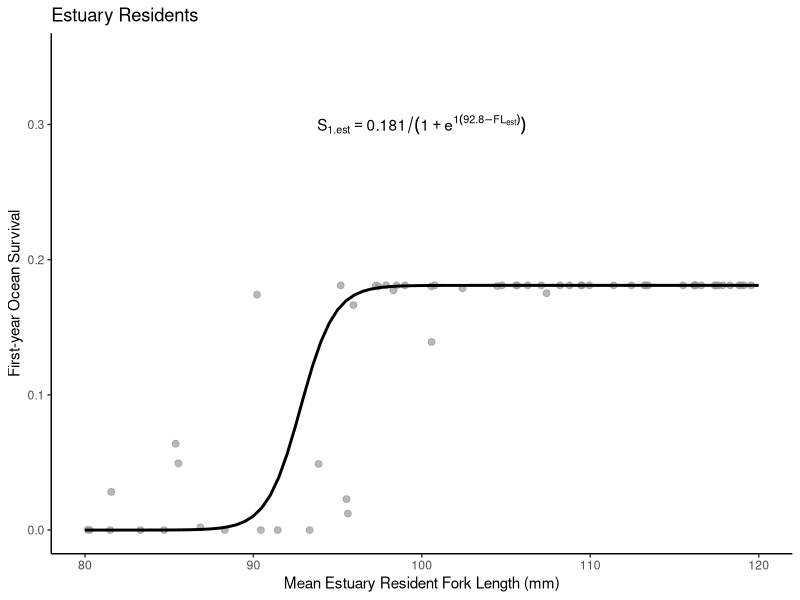
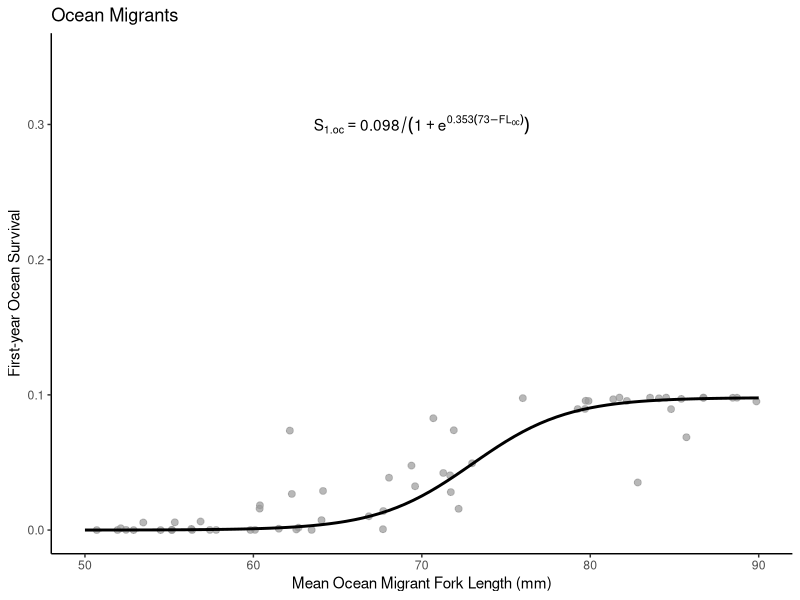

Recreate these plots in R, in order.
# Chen, E. K., Som, N. A., Deibner-Hanson, J. D., Anderson, D. G., & Henderson, M. J. (2023). A life cycle model for evaluating 
# estuary residency and recovery potential in Chinook salmon. Fisheries Research, 257, 106511.

# Code generated with Gemini 3.1 Pro on 6/11/26 using a custom GEM 'SRF Data Extraction' by AH Fullerton

# Load required libraries
library(ggplot2)
library(dplyr)

# 1. Define extracted parameters
# Estuary Residents
A_est <- 0.181
x_est <- 92.8
c_est <- 1.00

# Ocean Migrants
A_oc <- 0.098
x_oc <- 73.0
c_oc <- 0.353

# 2. Define the ranges for Fork Length (FL) for the expectation curves (Lines)
fl_est_seq <- seq(80, 120, by = 0.5)
fl_oc_seq <- seq(50, 90, by = 0.5)

# Calculate expected mean survival (Error = 0)
surv_est_line <- A_est / (1 + exp(c_est * (x_est - fl_est_seq)))
surv_oc_line <- A_oc / (1 + exp(c_oc * (x_oc - fl_oc_seq)))

data_est_line <- data.frame(stressor.x = fl_est_seq, response.y = surv_est_line)
data_oc_line <- data.frame(stressor.x = fl_oc_seq, response.y = surv_oc_line)

# 3. Simulate "observed" data points incorporating the error term (epsilon)
set.seed(42) # For reproducibility
n_pts <- 60  # Number of simulated cohorts/observations

# Estuary Residents simulated points
fl_est_pts <- runif(n_pts, 80, 120)
eps_est <- rnorm(n_pts, mean = 0, sd = 8) # Simulated process error for epsilon
surv_est_pts <- A_est / (1 + exp(c_est * (x_est - fl_est_pts + eps_est)))

data_est_pts <- data.frame(
  curve.id = "Estuary_Residents", stressor.label = "Mean_Fork_Length",
  stressor.x = fl_est_pts, units.x = "mm", response.label = "First_Year_Ocean_Survival",
  response.y = surv_est_pts, units.y = "proportion", plot.type = "scatter"
)

# Ocean Migrants simulated points
fl_oc_pts <- runif(n_pts, 50, 90)
eps_oc <- rnorm(n_pts, mean = 0, sd = 8) # Simulated process error for epsilon
surv_oc_pts <- A_oc / (1 + exp(c_oc * (x_oc - fl_oc_pts + eps_oc)))

data_oc_pts <- data.frame(
  curve.id = "Ocean_Migrants", stressor.label = "Mean_Fork_Length",
  stressor.x = fl_oc_pts, units.x = "mm", response.label = "First_Year_Ocean_Survival",
  response.y = surv_oc_pts, units.y = "proportion", plot.type = "scatter"
)

# Combine datasets for extracted output
extracted_fig4_data <- rbind(data_est_pts, data_oc_pts)
# write.csv(extracted_fig4_data, "Figure_4_Simulated_Points_Data.csv", row.names = FALSE)

# 4. Plotting Figure 4 Recreations (Points + Line)
# Recreate Figure 4 (Left) - Estuary Residents
plot_est <- ggplot() +
  geom_point(data = data_est_pts, aes(x = stressor.x, y = response.y), 
             color = "gray60", size = 2, alpha = 0.7) + # Simulated data points in gray
  geom_line(data = data_est_line, aes(x = stressor.x, y = response.y), 
            size = 1, color = "black") +                # Mean expectation line
  theme_classic() +
  scale_y_continuous(limits = c(0, 0.35), breaks = seq(0, 0.3, by = 0.1)) +
  labs(title = "Estuary Residents",
       x = "Mean Estuary Resident Fork Length (mm)",
       y = "First-year Ocean Survival") +
  annotate("text", x = 100, y = 0.30, 
           label = "S['1.est'] == 0.181 / (1 + e^{1.00*(92.8 - FL[est])})", parse = TRUE)

# Recreate Figure 4 (Right) - Ocean Migrants
plot_oc <- ggplot() +
  geom_point(data = data_oc_pts, aes(x = stressor.x, y = response.y), 
             color = "gray60", size = 2, alpha = 0.7) + # Simulated data points in gray
  geom_line(data = data_oc_line, aes(x = stressor.x, y = response.y), 
            size = 1, color = "black") +                # Mean expectation line
  theme_classic() +
  scale_y_continuous(limits = c(0, 0.35), breaks = seq(0, 0.3, by = 0.1)) +
  labs(title = "Ocean Migrants",
       x = "Mean Ocean Migrant Fork Length (mm)",
       y = "First-year Ocean Survival") +
  annotate("text", x = 70, y = 0.30, 
           label = "S['1.oc'] == 0.098 / (1 + e^{0.353*(73.0 - FL[oc])})", parse = TRUE)

# Display plots
print(plot_est)
print(plot_oc)
